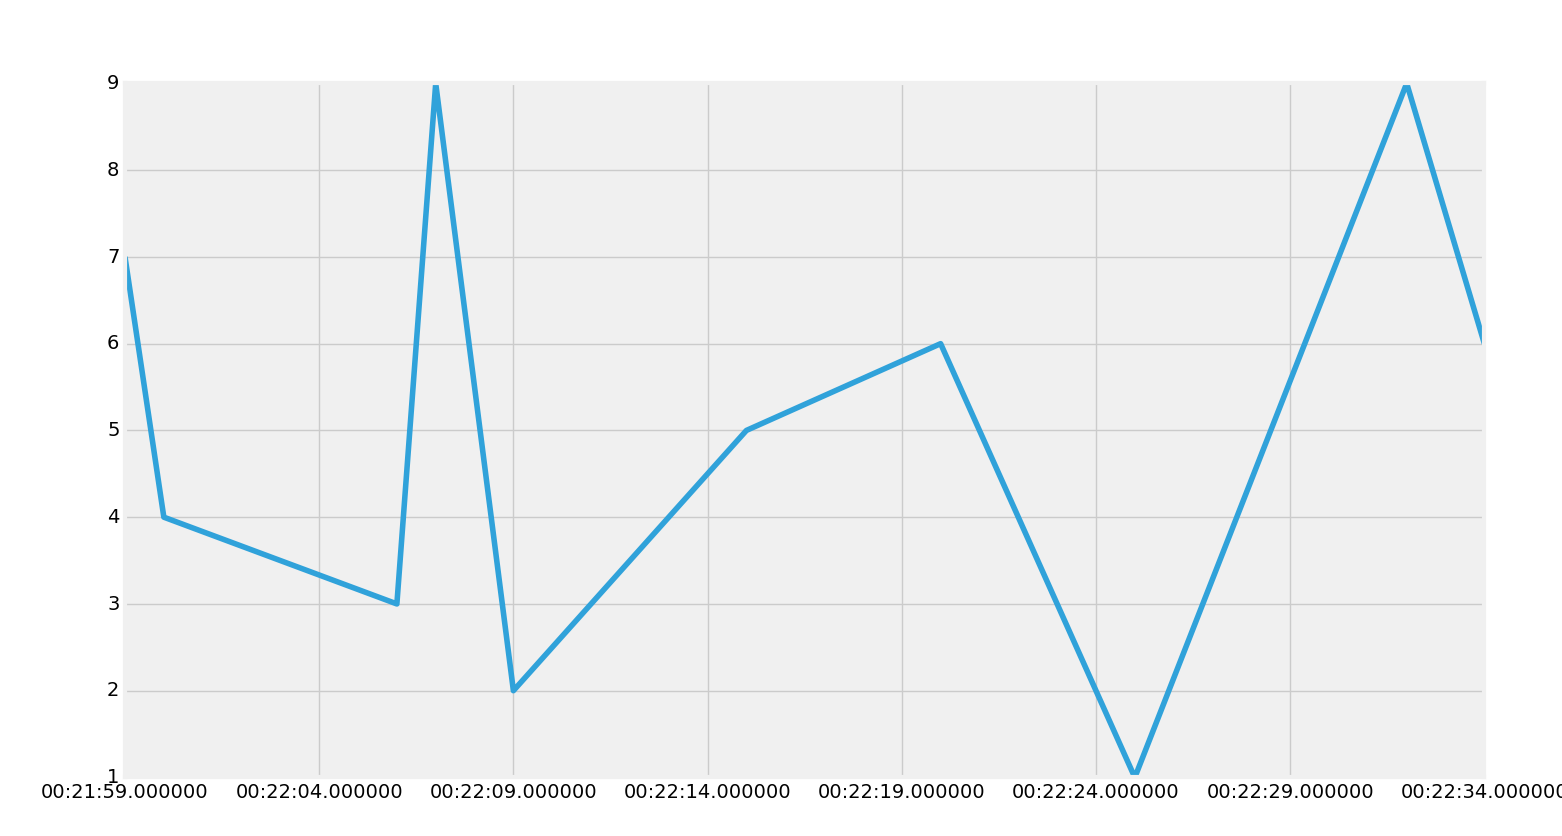

Write Python code to recreate this figure.
import sqlite3
import time
import datetime
import random
from dateutil import parser
import matplotlib as m
m.use('TkAgg')
import matplotlib.pyplot as plt
import matplotlib.dates as mdates
from matplotlib import style
style.use('fivethirtyeight')

conn = sqlite3.connect('tutorial.db')
c = conn.cursor()

def create_table():
    c.execute("CREATE TABLE IF NOT EXISTS stuffToPlot(unix REAL, datestamp TEXT, keyword TEXT, value REAL)")

def data_entry():
    c.execute("INSERT INTO stuffToPlot VALUES(1452549217,'2016-01-11 13:53:39','Python',6)")
    conn.commit()
    c.close()
    conn.close()

def dynamic_data_entry():

    unix = int(time.time())
    date = str(datetime.datetime.fromtimestamp(unix).strftime('%Y-%m-%d %H:%M:%S'))
    keyword = 'Python'
    value = random.randrange(0,10)

    c.execute("INSERT INTO stuffToPlot (unix, datestamp, keyword, value) VALUES (?, ?, ?, ?)",
          (unix, date, keyword, value))

    conn.commit()


def read_from_db():
    c.execute('''SELECT * FROM stuffToPlot WHERE value = 9 AND keyword = 'Python' ''')
    # data = c.fetchall()
    # print(data)
    for row in c.fetchall():
        print row
#        print row[0]

def graph_data():
    c.execute('SELECT datestamp, value FROM stuffToPlot')
    data = c.fetchall()

    dates = []
    values = []

    for row in data:
        dates.append(parser.parse(row[0]))
        values.append(row[1])

    plt.plot_date(dates,values,'-')
    plt.show()


# create_table()
# data_entry()
#
# for i in range(10):
#     dynamic_data_entry()
#     time.sleep(1)

# read_from_db()

graph_data()
c.close
conn.close()
